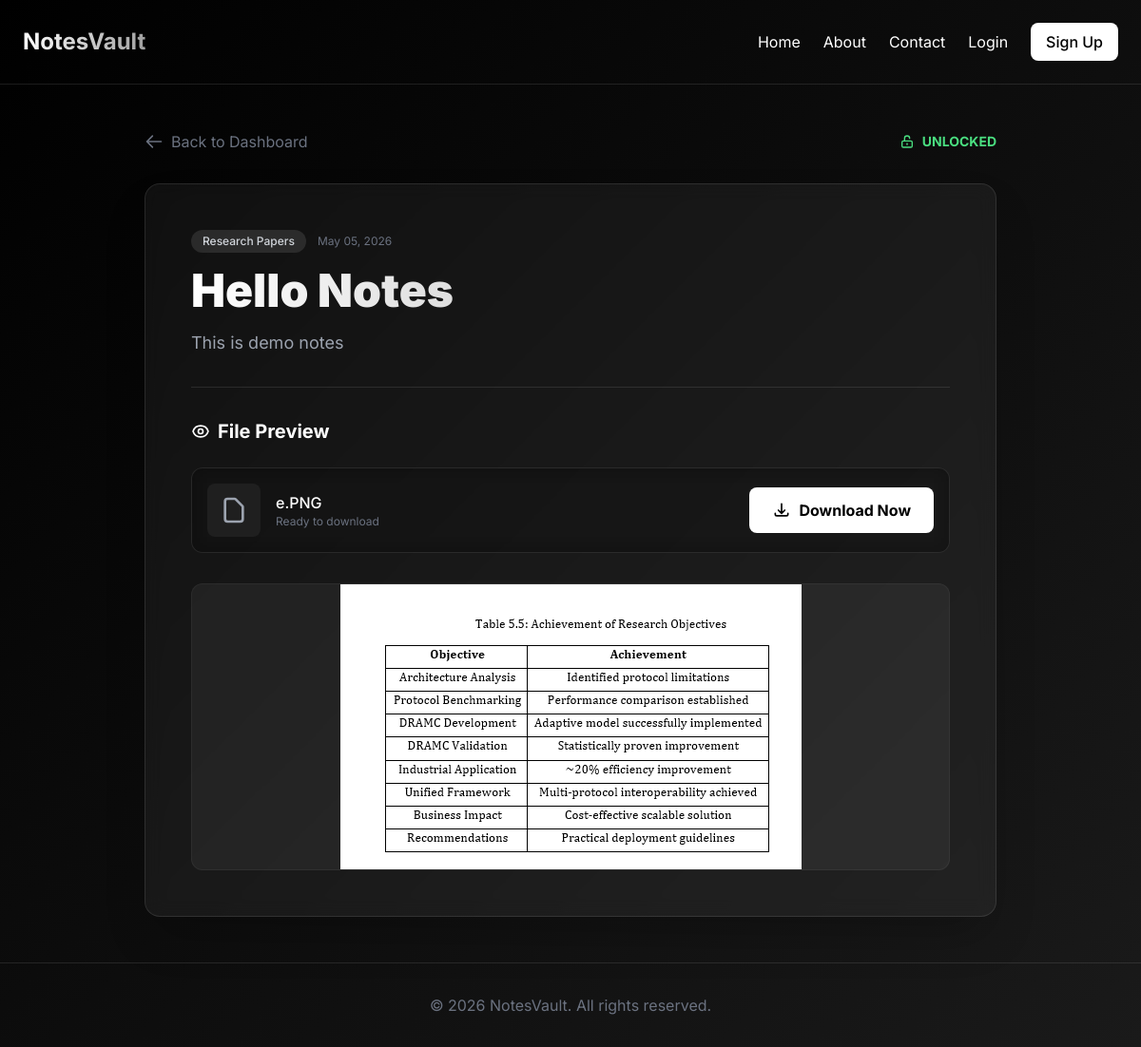
The app's page /unlock-note/2/ with its own data.
### Userapp/models.py (models this page shows, shortened)
class Note(models.Model):
    STATUS_CHOICES = [
        ('Pending', 'Pending'),
        ('Approved', 'Approved'),
        ('Rejected', 'Rejected'),
    ]
    user = models.ForeignKey(User, on_delete=models.CASCADE)
    title = models.CharField(max_length=200)
    description = models.TextField()
    file = models.FileField(upload_to='notes/')
    category = models.ForeignKey(NoteCategory, on_delete=models.SET_NULL, null=True)
    status = models.CharField(max_length=20, choices=STATUS_CHOICES, default='Pending')
    password = models.CharField(max_length=50, blank=True, null=True)
    created_at = models.DateTimeField(auto_now_add=True)

class NoteCategory(models.Model):
    name = models.CharField(max_length=100)

### Userapp/views.py (the view, shortened to what this page needs)
# urls.py: path('unlock-note/<int:note_id>/', views.unlock_note_view, name='unlock_note'),
def unlock_note_view(request, note_id):
    note = get_object_or_404(Note, id=note_id)
    if not note.password or request.session.get(f'unlocked_note_{note.id}'):
        return render(request, 'Userapp/view_note.html', {'note': note})

### Userapp/templates/Userapp/view_note.html (shortened to what this page needs)
{% extends 'Userapp/base.html' %}
{% block content %}
<div class="max-w-4xl mx-auto space-y-8">
    <div class="flex items-center justify-between">
        <a href="{% url 'dashboard' %}" class="flex items-center text-gray-500 hover:text-white transition-colors">
            <svg class="w-5 h-5 mr-2" fill="none" stroke="currentColor" viewBox="0 0 24 24"><path stroke-linecap="round" stroke-linejoin="round" stroke-width="2" d="M10 19l-7-7m0 0l7-7m-7 7h18"></path></svg>
            Back to Dashboard
        </a>
        <div class="flex items-center space-x-2 text-green-400 text-sm font-bold uppercase">
            <svg class="w-4 h-4" fill="none" stroke="currentColor" viewBox="0 0 24 24"><path stroke-linecap="round" stroke-linejoin="round" stroke-width="2" d="M8 11V7a4 4 0 118 0m-4 8v2m-6 4h12a2 2 0 002-2v-6a2 2 0 00-2-2H6a2 2 0 00-2 2v6a2 2 0 002 2z"></path></svg>
            <span>Unlocked</span>
        </div>
    </div>
    <div class="glass-card p-8 md:p-12 shadow-2xl space-y-8">
        <div class="space-y-4">
            <div class="flex items-center space-x-3">
                <span class="px-3 py-1 bg-white/10 text-xs rounded-full text-gray-300 font-medium">{{ note.category.name }}</span>
                <span class="text-xs text-gray-500">{{ note.created_at|date:"F d, Y" }}</span>
            </div>
            <h1 class="text-4xl md:text-5xl font-black gradient-text">{{ note.title }}</h1>
            <p class="text-gray-400 text-lg leading-relaxed">{{ note.description }}</p>
        </div>
        <div class="border-t border-white/10 pt-8">
            <h3 class="text-xl font-bold mb-6 flex items-center">
                File Preview
            </h3>
            <div class="glass-card bg-black/40 p-4 rounded-xl flex items-center justify-between">
                <div class="flex items-center space-x-4">
                    <div class="p-3 bg-white/5 rounded-lg text-gray-400">
                        <svg class="w-8 h-8" fill="none" stroke="currentColor" viewBox="0 0 24 24"><path stroke-linecap="round" stroke-linejoin="round" stroke-width="2" d="M7 21h10a2 2 0 002-2V9.414a1 1 0 00-.293-.707l-5.414-5.414A1 1 0 0012.586 3H7a2 2 0 00-2 2v14a2 2 0 002 2z"></path></svg>
                    </div>
                    <div>
                        <p class="font-medium text-white truncate max-w-xs md:max-w-md">{{ note.file.name|cut:"notes/" }}</p>
                        <p class="text-xs text-gray-500">Ready to download</p>
                    </div>
                </div>
                <a href="{{ note.file.url }}" download class="btn-primary px-6 py-3 rounded-lg font-bold flex items-center">
                    <svg class="w-5 h-5 mr-2" fill="none" stroke="currentColor" viewBox="0 0 24 24"><path stroke-linecap="round" stroke-linejoin="round" stroke-width="2" d="M4 16v1a2 2 0 002 2h12a2 2 0 002-2v-1m-4-4l-4 4m0 0l-4-4m4 4V4"></path></svg>
                    Download Now
                </a>
            </div>
            <div class="mt-8 rounded-xl overflow-hidden border border-white/5 bg-white/5 flex items-center justify-center min-h-[200px]">
                {% if note.file.url|lower|slice:"-4:" == ".jpg" or note.file.url|lower|slice:"-4:" == ".png" or note.file.url|lower|slice:"-5:" == ".jpeg" %}
                    <img src="{{ note.file.url }}" alt="Preview" class="max-w-full h-auto">
                {% elif note.file.url|lower|slice:"-4:" == ".pdf" %}
                    <embed src="{{ note.file.url }}" type="application/pdf" width="100%" height="500px">
                {% else %}
                    <div class="text-center py-12">
                        <p class="text-gray-500 italic">Preview not available for this file type.</p>
                        <p class="text-xs text-gray-600 mt-2">Please download the file to view its contents.</p>
                    </div>
                {% endif %}
            </div>
        </div>
    </div>
</div>
{% endblock %}

### Userapp/templates/Userapp/base.html (style rules this page uses)
body { font-family: 'Inter', sans-serif; background: linear-gradient(135deg, #000000 0%, #1a1a1a 100%); color: #ffffff; min-height: 100vh; }
.glass-card { background: rgba(255, 255, 255, 0.05); backdrop-filter: blur(10px); border: 1px solid rgba(255, 255, 255, 0.1); border-radius: 1rem; }
.gradient-text { background: linear-gradient(to right, #ffffff, #a0a0a0); -webkit-background-clip: text; -webkit-text-fill-color: transparent; }
.btn-primary { background: #ffffff; color: #000000; transition: all 0.3s ease; }

### records on screen
Note: category.name "Research Papers", created_at "May 05, 2026", title "Hello Notes", description "This is demo notes", file.name "e.PNG", file (picture)
